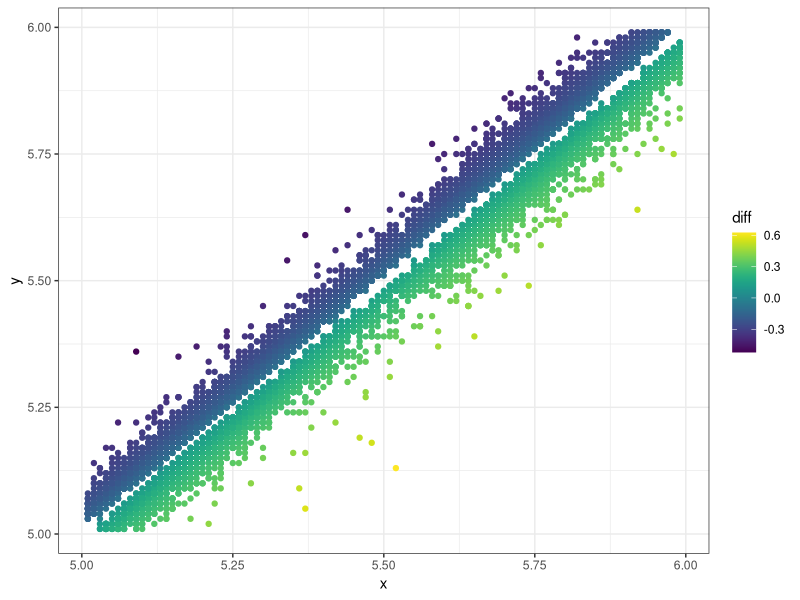

Write R code to recreate this figure.
library(viridis)
library(ggplot2)
dsub <- subset(diamonds, x > 5 & x < 6 & y > 5 & y < 6)
dsub$diff <- with(dsub, sqrt(abs(x - y)) * sign(x - y))
d <- ggplot(dsub, aes(x, y, colour = diff)) + geom_point()
d + scale_color_viridis() + theme_bw()